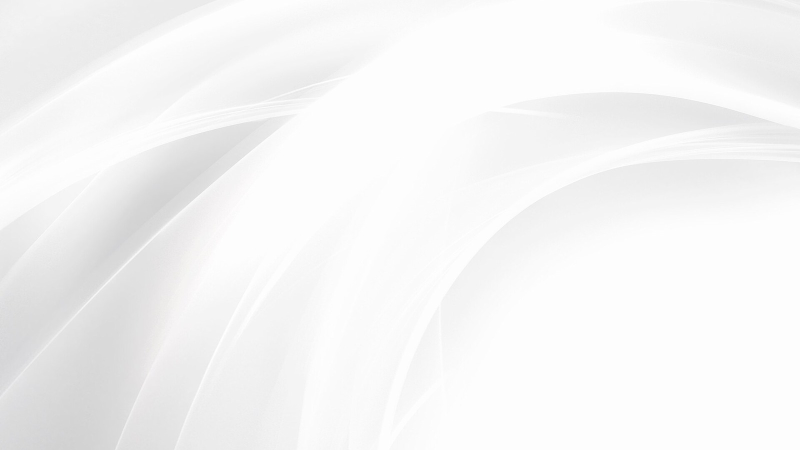
#> input picture grub-theme-noto_menu/backgrounds/waves-1600-original.jpg, 1600 x 900 px (shown at 1/2 size)
$ python make_background.py
#> lines starting #> are read from the running program, lines starting #| are printed output that depends on the picture
#!/usr/bin/env python3
# Генератор фона GRUB из исходной картинки: затемнение + сохранение в PNG.
#   backgrounds/waves-1600-original.jpg  →  theme/bg-waves.png
# GRUB_GFXMODE = 1600x900x32, поэтому картинка кладётся 1:1 без масштабирования.
# Перегенерация:  python3 make_background.py
import os
from PIL import Image, ImageEnhance, ImageStat

BASE = os.path.dirname(os.path.abspath(__file__))
SRC = os.path.join(BASE, "backgrounds", "waves-1600-original.jpg")
OUT = os.path.join(BASE, "theme", "bg-waves.png")

DARKEN = 0.25          # затемнить на 25% (яркость ×0.75)
SIZE = (1600, 900)     # GRUB_GFXMODE

def main():
    im = Image.open(SRC).convert("RGB")
#> im is the input picture: PIL image 1600x900 RGB; mean R, G, B 244.8, 244.7, 244.7
    if im.size != SIZE:
        # страховка: центральный кроп под 16:9 и ресайз
        w, h = SIZE
        r = max(w / im.width, h / im.height)
        im = im.resize((round(im.width * r), round(im.height * r)), Image.LANCZOS)
        x = (im.width - w) // 2
        y = (im.height - h) // 2
        im = im.crop((x, y, x + w, y + h))
    im = ImageEnhance.Brightness(im).enhance(1.0 - DARKEN)
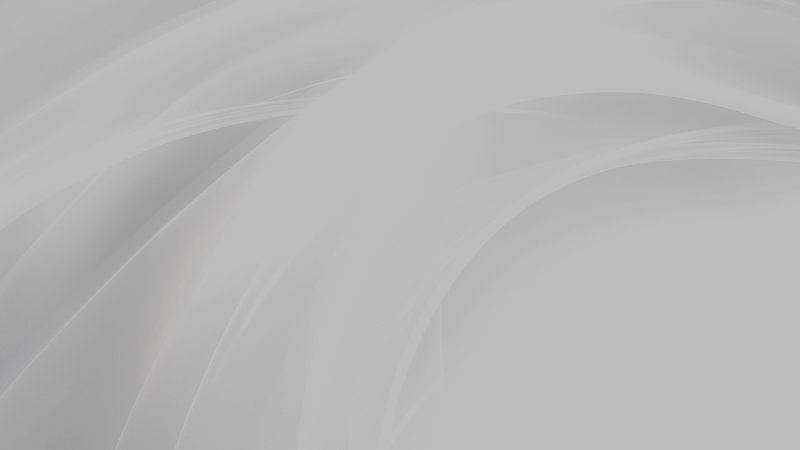
#> im: PIL image 1600x900 RGB (shown at 1/2 size); mean R, G, B 183.1, 183.1, 183.1
    im.save(OUT, optimize=True)
    avg = tuple(round(v) for v in ImageStat.Stat(im).mean)
#> avg = (183, 183, 183)
    print(f"ок: {OUT}")
    print(f"  {im.width}x{im.height}, затемнение {DARKEN:.0%}, средний RGB {avg}")
#|   1600x900, затемнение 25%, средний RGB (183, 183, 183)

if __name__ == "__main__":
    main()
